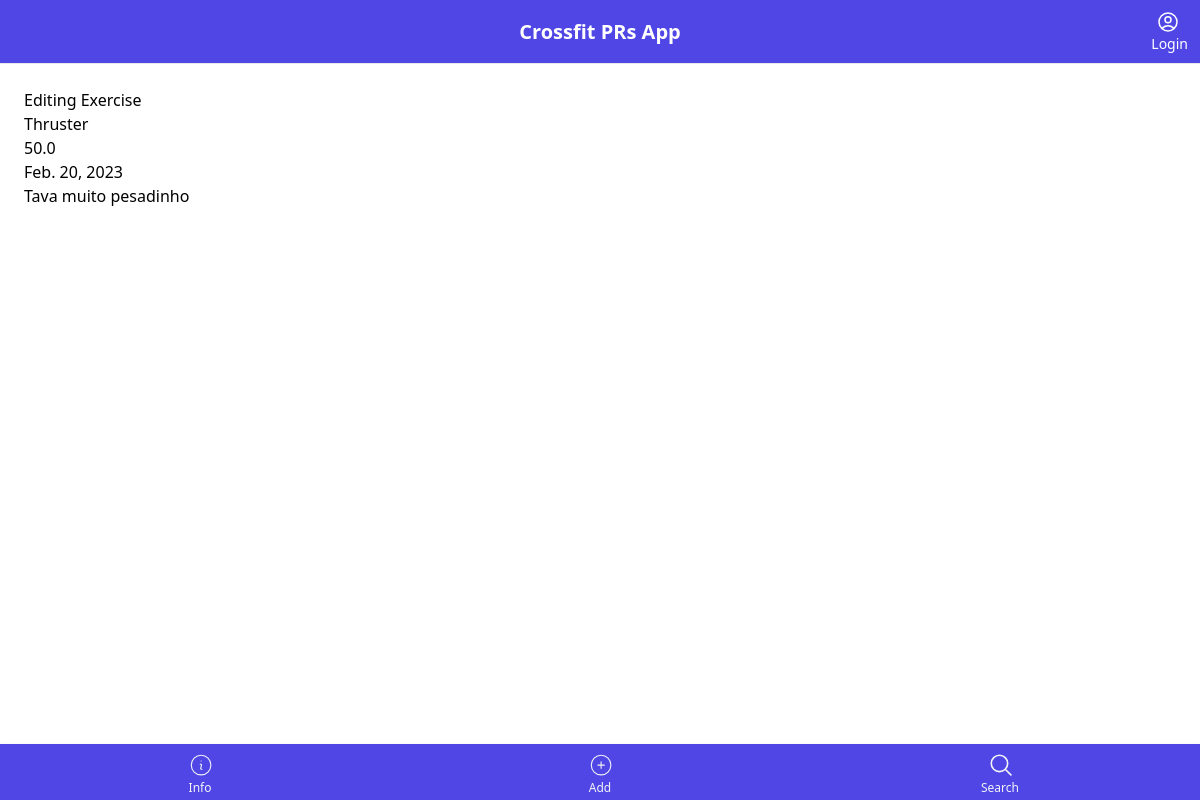
Screenshot of /item/1/ with the database file from the repository.
### core/models.py (models this page shows, shortened)
class Item(models.Model):
    name = models.CharField(max_length=255)
    observation = models.TextField(blank=True, null=True)
    personal_record = models.FloatField()
    pr_date = models.DateField()
    created_by = models.ForeignKey(User, related_name='items', on_delete=models.CASCADE)
    created_at = models.DateTimeField(auto_now_add=True)

### core/views.py (the view)
# urls.py: path('item/<int:pk>/', detail, name="detail"),
def detail(request, pk):
     item = get_object_or_404(Item, pk=pk)
     return render(request, 'core/details.html',{
          'item': item
     })

### core/templates/core/details.html (shortened to what this page needs)
{% extends 'core/base.html' %}
{% block content %}
<h1>Editing Exercise</h1>
<div>
    <h1>{{ item.name }}</h1>
    <h1>{{ item.personal_record }}</h1>
    <h1>{{ item.pr_date }}</h1>
    <h1>{{ item.observation }}</h1>
</div>
{% endblock  %}

### rows the page displays
Item: name "Thruster", personal_record "50.0", pr_date "Feb. 20, 2023", observation "Tava muito pesadinho"
